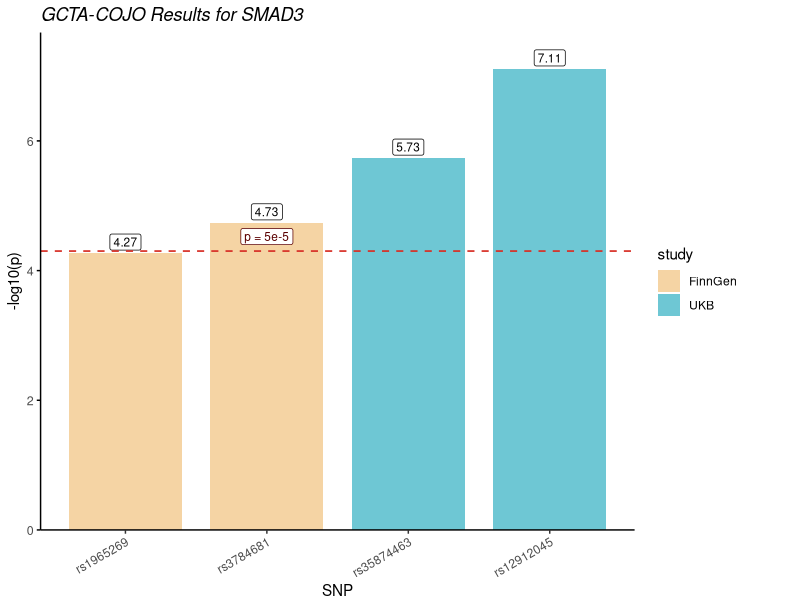

The R source for this figure:
library(dplyr)
library(ggplot2)
library(patchwork)  # for combining two plots

# 1) Read the CSV file for GCTA-COJO results
gcta_cojo_data <- data.frame(
  Chr = c(15, 15, 15, 15),
  SNP = c("rs35874463", "rs12912045", "rs1965269", "rs3784681"),  # Two SNPs for each study
  bp = c(67457698, 67467297, 67218945, 67472185),
  refA = c("G", "T", "G", "C"),
  freq = c(0.0576908, 0.209548, 0.09438, 0.2432),
  b = c(0.0937634, -0.0611749, -0.088, -0.0638),
  se = c(0.0196655, 0.01139, 0.0218, 0.0149),
  p = c(1.86136e-06, 7.83337e-08, 5.4209e-05, 1.85322e-05),
  n = c(375534, 367402, 208053, 206819),
  freq_geno = c(0.0526839, 0.229622, 0.106362, 0.282306),
  bJ = c(0.082597, -0.0556112, -0.0961371, -0.0690894),
  bJ_se = c(0.0198004, 0.0114683, 0.0218718, 0.0149491),
  pJ = c(3.02623e-05, 1.23998e-06, 1.10526e-05, 3.80729e-06),
  LD_r = c(-0.117578, 0, -0.0807382, 0)
)

# Adding study column
gcta_cojo_data$study <- c("UKB", "UKB", "FinnGen", "FinnGen")

# 2) Transform the data for visualization
gcta_cojo_data <- gcta_cojo_data %>%
  mutate(
    log_p = -log10(p),    # Calculate log10(p) for visualization
    rank = rank(-log_p),  # Rank based on log(p)
    highlight = case_when(
      rank == 1 ~ "top1",
      rank == 2 ~ "top2",
      TRUE ~ "other"
    )
  )

# 3) Plot the GCTA-COJO results
p_gcta_cojo <- ggplot(gcta_cojo_data, aes(x = reorder(SNP, log_p), y = log_p, fill = study)) +
  geom_col(width = 0.8) +
  geom_label(aes(label = round(log_p, 2)),
             fill = "white", color = "black", 
             linewidth = 0.25, size = 3, vjust = -0.2) +
  scale_fill_manual(values = c("UKB" = "#6EC7D4", "FinnGen" = "#F5D4A4")) +  # Different colors for studies
  geom_hline(yintercept = -log10(5e-5), linetype = "dashed", color = "#d73027", linewidth = 0.6) +  # p = 5e-5 threshold
  annotate("label", x = 2, y = -log10(5e-5) + 0.1, label = "p = 5e-5", hjust = 0.5, vjust = 0, size = 3, color = "#5b0000") +
  scale_y_continuous(expand = expansion(mult = c(0, 0.05))) +
  labs(title = "GCTA-COJO Results for SMAD3", x = "SNP", y = "-log10(p)") +
  scale_x_discrete(position = "bottom") +
  coord_cartesian(ylim = c(0, max(gcta_cojo_data$log_p) + 0.2), clip = "off") +
  theme_classic() +
  theme(
    plot.title = element_text(face = "italic", hjust = 0),
    axis.text.x.bottom = element_text(angle = 30, hjust = 1, vjust = 1),
    axis.text.y = element_text(size = 9),
    axis.ticks.y = element_line(color = "black"),
    plot.margin = margin(t = 5, r = 40, b = 0, l = 5)
  )

# 4) Save the plot
ggsave("SMAD3_GCTA_COJO_results_with_tissue_and_study_threshold_5e-5.png", p_gcta_cojo, width = 6, height = 4, dpi = 300)
